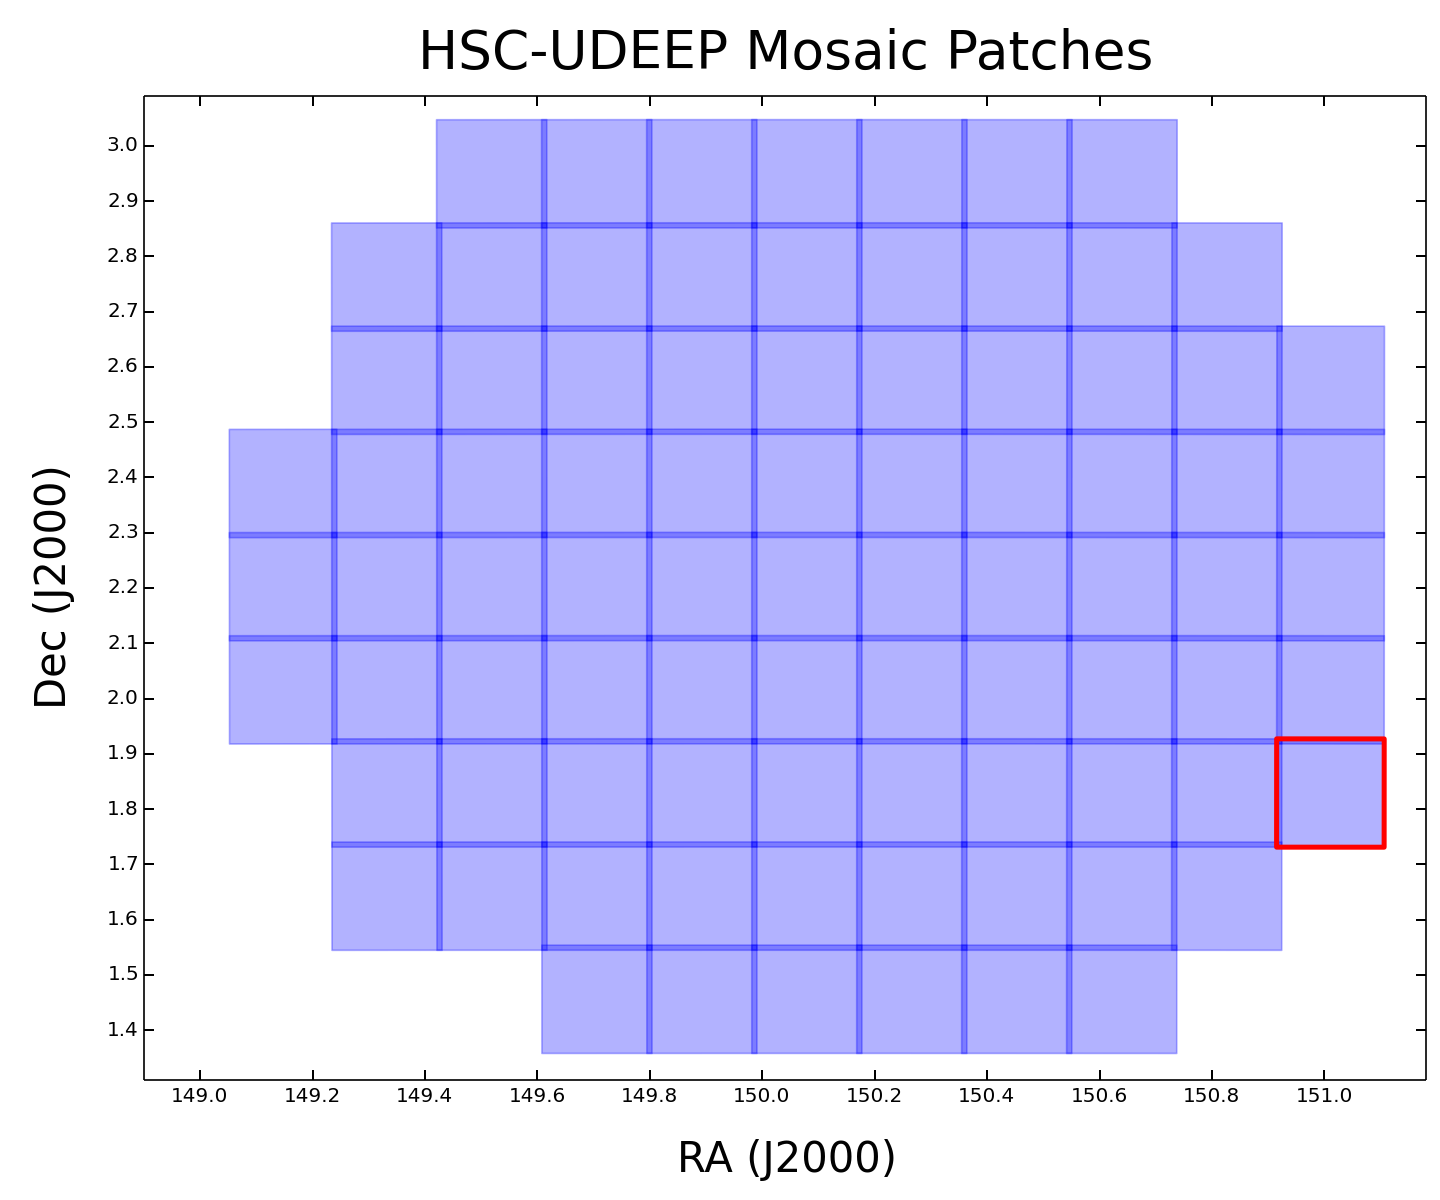

Reproduce this figure in Python.
#!/usr/bin/env python

import atpy
import matplotlib
import matplotlib.pyplot as plt
import matplotlib.ticker as plticker
from matplotlib.patches import Polygon


tbl = atpy.Table( 'udeep_i_mosaic.fits' )
num = len( tbl.llcra )

fig = plt.figure( figsize=(12,10), dpi=70 )
ax1 = fig.add_subplot( 1, 1, 1 )

ax1.set_xlim( 148.9, 151.18 )
ax1.set_ylim(  1.31,   3.09 )
#ax1.grid( True )

loc1 = plticker.MultipleLocator( base=0.2 )
ax1.xaxis.set_major_locator( loc1 )
loc2 = plticker.MultipleLocator( base=0.1 )
ax1.yaxis.set_major_locator( loc2 )
ax1.tick_params( 'both', length=6, width=1.2, which='major' )

plt.xlabel(r'RA (J2000)',  fontsize=25, labelpad=20 )
plt.ylabel(r'Dec (J2000)', fontsize=25, labelpad=20 )
plt.title(r'HSC-UDEEP Mosaic Patches', fontsize=32, y=1.02 )


for ii in range( num ):

    ax1.add_patch( Polygon( [ [tbl.llcra[ii], tbl.llcdecl[ii]],
                            [tbl.lrcra[ii], tbl.lrcdecl[ii]],
                            [tbl.urcra[ii], tbl.urcdecl[ii]],
                            [tbl.ulcra[ii], tbl.ulcdecl[ii]],
                            [tbl.llcra[ii], tbl.llcdecl[ii]] ],
                            closed=True, fill=True, alpha=0.3, color='Blue' ) )

ax1.add_patch( Polygon( [ [tbl.llcra[0], tbl.llcdecl[0]],
                        [tbl.lrcra[0], tbl.lrcdecl[0]],
                        [tbl.urcra[0], tbl.urcdecl[0]],
                        [tbl.ulcra[0], tbl.ulcdecl[0]],
                        [tbl.llcra[0], tbl.llcdecl[0]] ],
                        closed=True, fill=False, color='Red', linewidth=3 ) )

plt.subplots_adjust( left=0.10, bottom=0.10, top=0.92, right=0.99 )

fig.savefig( "udeep_i_mosaic.png", dpi=120 )
plt.show()
